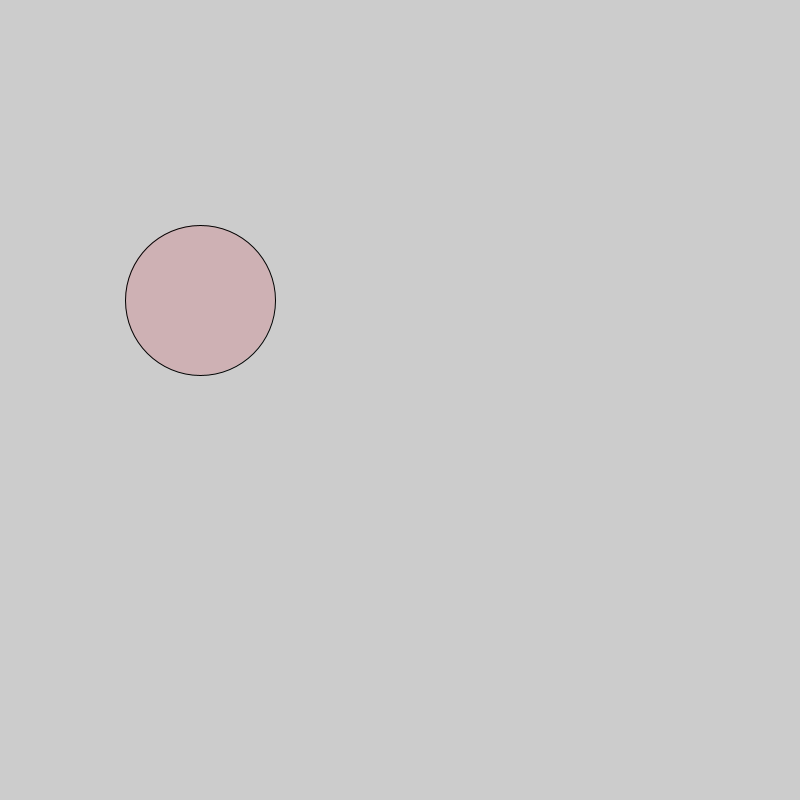
Frame 1 (no input)
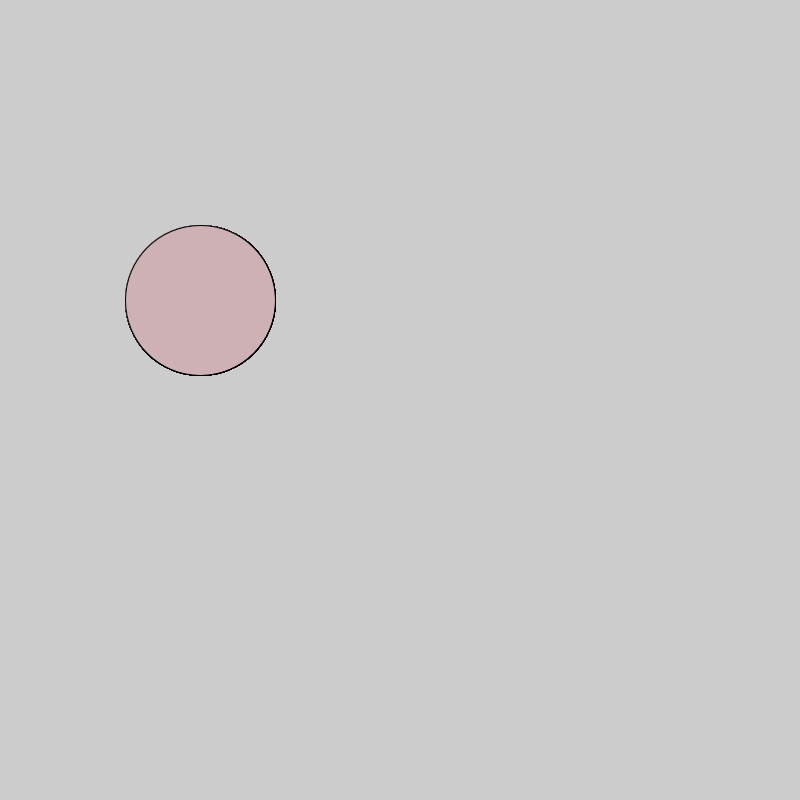
Frame 60 (the mouse pressed at the canvas centre just before this capture)
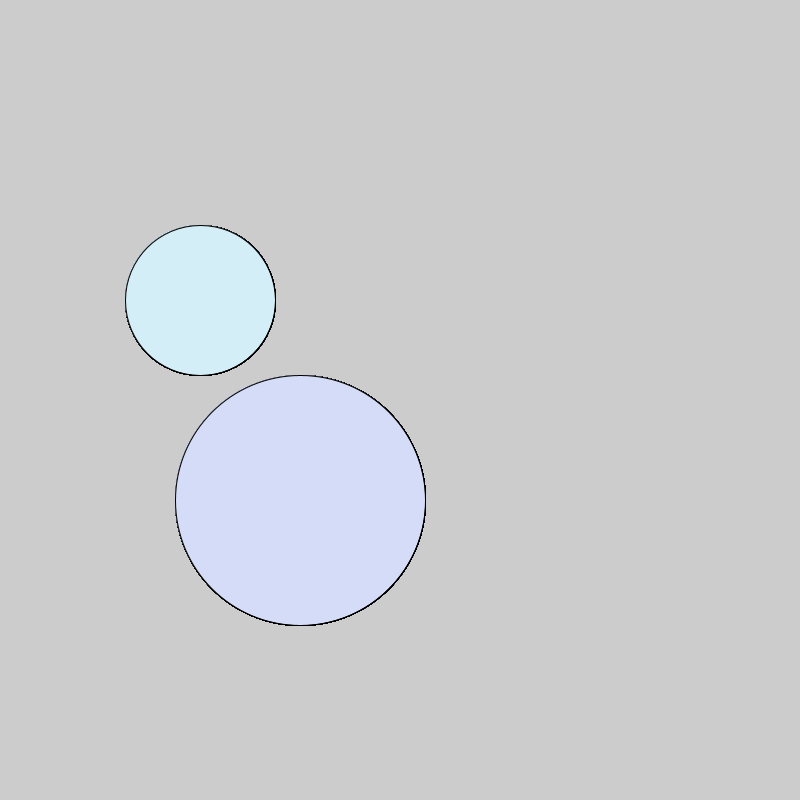
Frame 120 (the mouse held since frame 60 and released just before this capture)

The Processing sketch that drew these frames (run headless with seeded random() and noise(); from frame 60 on, the mouse is pressed at the canvas centre):

// Processing sketch: sketch_170729b
// ── sketch_170729b.pde
void setup() {
  size(800, 800);
}

void draw() {
  
   //2. make it a nice color
        fill(206,177,180);
   //3. if the mouse is pressed, fill the circle with a different color          
        if(mousePressed){  
         fill(212,220,247); 
         ellipse(300,500,250,250);
         fill(212,238,247);
         
        }
   //1. draw an ellipse
        ellipse(200,300,150,150);
        
}
// Copyright Wintriss Technical Schools 2013
